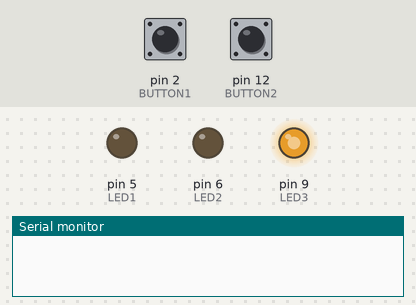
Bench run of a sketch on a simulated Arduino Uno, built with avr-gcc and run on an emulated ATmega328P. Shown: output pins drawn as LEDs (lit = HIGH), the last lines printed to the serial monitor. Inputs (shaded band) come from the test bench; at power-on: pin 2 (BUTTON1) LOW, pin 12 (BUTTON2) LOW.

Above: at 0.1 s.
At 2.3 s:
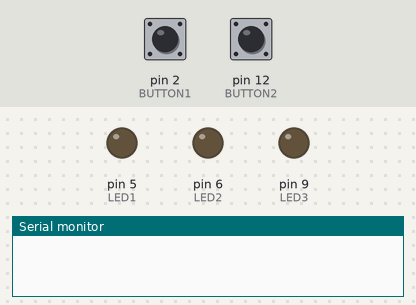
2.4 s: pin 2 (BUTTON1) pulled HIGH for 0.15 s
At 2.8 s:
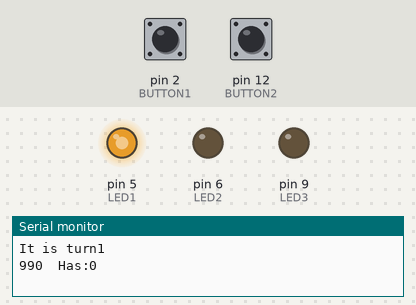
Timing chart, 0 to 10.4 s (numbered marks = the images above; inputs shaded):
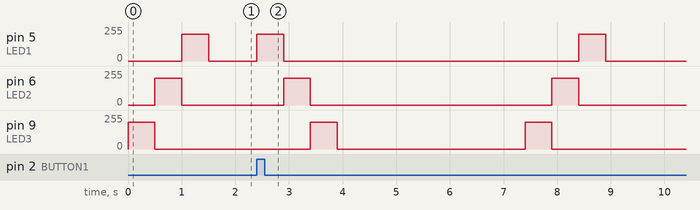

The sketch:

PingPong.ino
```cpp
#include <avr/sleep.h>
#define BUTTON1   2
#define LED1      5
#define LED2      6
#define LED3      9
#define BUTTON2  12

#define NUMLEDS   2     //Add 1 for the right number

#define PAUSE 500

class Player
{
  private:
    String nme;
    int score = 0;

  public:
    Player(int);
    String getName() {return nme;};
    void increaseScore() { score++;};
    int getScore() {return score;};
};

Player::Player(int newNme)
{
  nme = newNme;
}

int led[] = {LED1, LED2, LED3};
int button[] = {BUTTON1, BUTTON2};
int turn = 0;

unsigned long t1;
unsigned long t2;

Player players[] = {new Player("Player two"), new Player("Player one")};

void setup() {
  Serial.begin(9600);
  pinMode(BUTTON1, INPUT);
  pinMode(LED1, OUTPUT);
  pinMode(LED2, OUTPUT);
  pinMode(LED3, OUTPUT);
  pinMode(BUTTON2, INPUT);

}

void reverse(int* led, int num)
{
  int* temp;

  for (auto i = 0; i < num; i++)
  {
    temp = led[i];
    led[i] = led[num - i];
    led[num - i] = temp;
  }
}

void loop() {

  turn++;

    reverse(led, NUMLEDS);

    analogWrite(led[0],200);

    delay(PAUSE);
    analogWrite(led[0],0);
    analogWrite(led[1],200);

    delay(PAUSE);

    analogWrite(led[1],0);
    analogWrite(led[2],200);

    delay(PAUSE);

    analogWrite(led[2],0);

    t1 = millis();

    int d = digitalRead(button[1 - (turn % 2)]);

    while (d == false)
    {
      t2 = millis();
      if (t2 - t1 > 1500)
      {
        Serial.println("Score");
        players[turn % 2].increaseScore();
        delay(2000);

        break;
      }

      d = digitalRead(button[1 - (turn % 2)]);

    }

    Serial.print("It is turn");
    Serial.println(turn);
    Serial.print(players[turn % 2].getName());
    Serial.print("  Has:");
    Serial.println(players[turn % 2].getScore());

    if (players[0].getScore() > 2 || players[1].getScore() > 2)
    {

      for (auto i = 0; i < 3; i++)
      {
        analogWrite(led[0],200);
        delay(250);
        analogWrite(led[0],0);
        delay(250);
      }
        off();
    }

 }

void off()
{
    set_sleep_mode(SLEEP_MODE_PWR_DOWN);   // sleep mode is set here
    sleep_enable();          // enables the sleep bit in the mcucr register
    sleep_mode();            // here the device is actually put to sleep!!
}
```

Measured:
- by itself, pin 5 (LED1): alternates 200/255 for 0.50 s and 0/255 for 5.5 s
- by itself, pin 6 (LED2): alternates 200/255 for 0.50 s and 0/255 for 4.5 s
- by itself, pin 9 (LED3): alternates 200/255 for 0.50 s and 0/255 for 3.5 s
